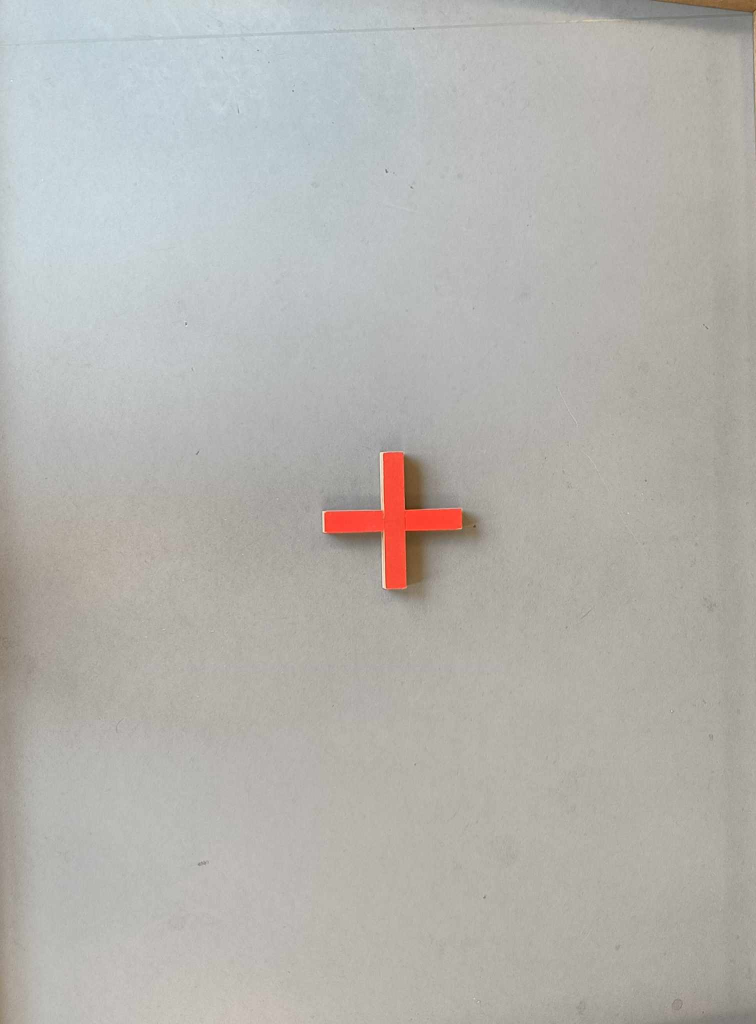
#> input picture cross.jpg, 1512 x 2048 px, given in place of the camera (shown at 1/2 size)
$ python copilot_test_2.py
#> lines starting #> are read from the running program, lines starting #| are printed output that depends on the picture; after the words box and inside, x2 and y2 are one past the last pixel; in counts of white or black regions, pixels touching at a corner belong together
import cv2
import numpy as np

# Function to adjust gamma
def adjust_gamma(image, gamma=1.0):
    invGamma = 1.0 / gamma
    table = np.array([((i / 255.0) ** invGamma) * 255 for i in np.arange(0, 256)]).astype("uint8")
    return cv2.LUT(image, table)

# Open the video capture
cap = cv2.VideoCapture(0, cv2.CAP_DSHOW)

while True:
    # Read a frame
    _, frame = cap.read()
#> frame is the input picture: shape (2048, 1512, 3); mean B, G, R 174.7, 179.3, 180.6

    # Convert the frame to HSV
    hsv = cv2.cvtColor(frame, cv2.COLOR_BGR2HSV)
#> hsv: shape (2048, 1512, 3); mean H, S, V 36.8, 15.9, 183.5

    # Calculate the color distribution
    color_dist = np.mean(hsv[:,:,1])
#> color_dist = 15.86

    # Adjust gamma based on color distribution
    if color_dist < 60:
        frame = adjust_gamma(frame, 2)  # Increase gamma for low color images
#> in adjust_gamma, `return cv2.LUT(image, table)`:
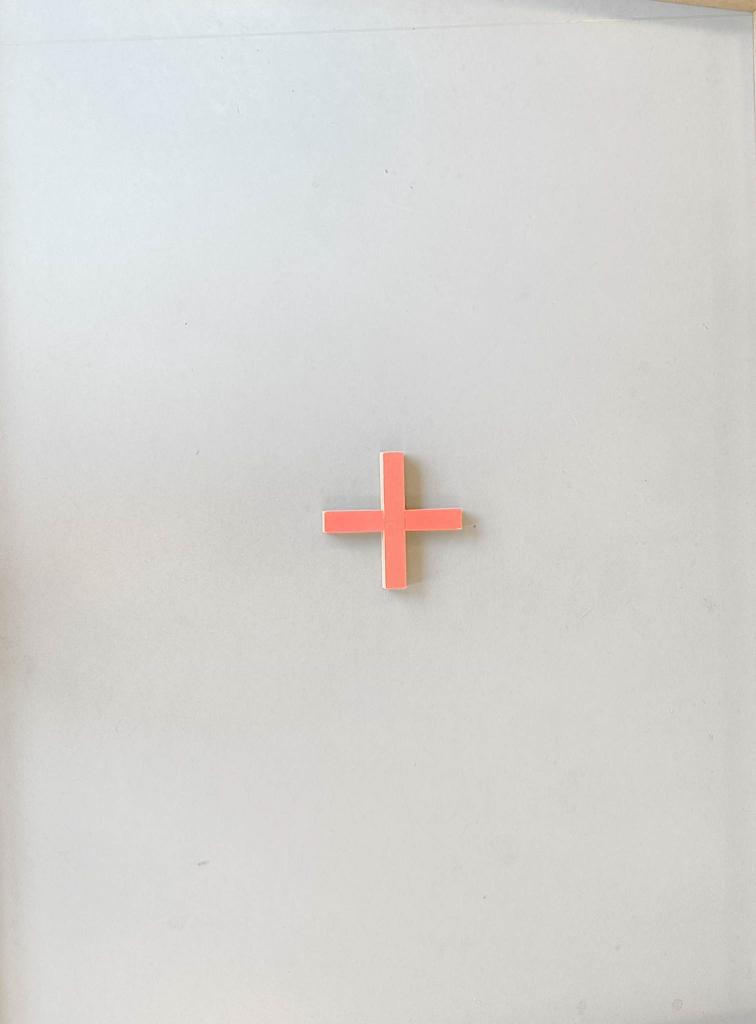
#> returned value: shape (2048, 1512, 3) (shown at 1/2 size); mean of channels 0, 1, 2 210, 213, 214; drawn as B, G, R
    elif color_dist > 190:
        frame = adjust_gamma(frame, 0.5)  # Decrease gamma for high color images

    # Define range for red color
    lower_red = np.array([0, 100, 100])
    upper_red = np.array([10, 255, 255])

    # Threshold the HSV image to get only red colors
    mask_red = cv2.inRange(hsv, lower_red, upper_red)
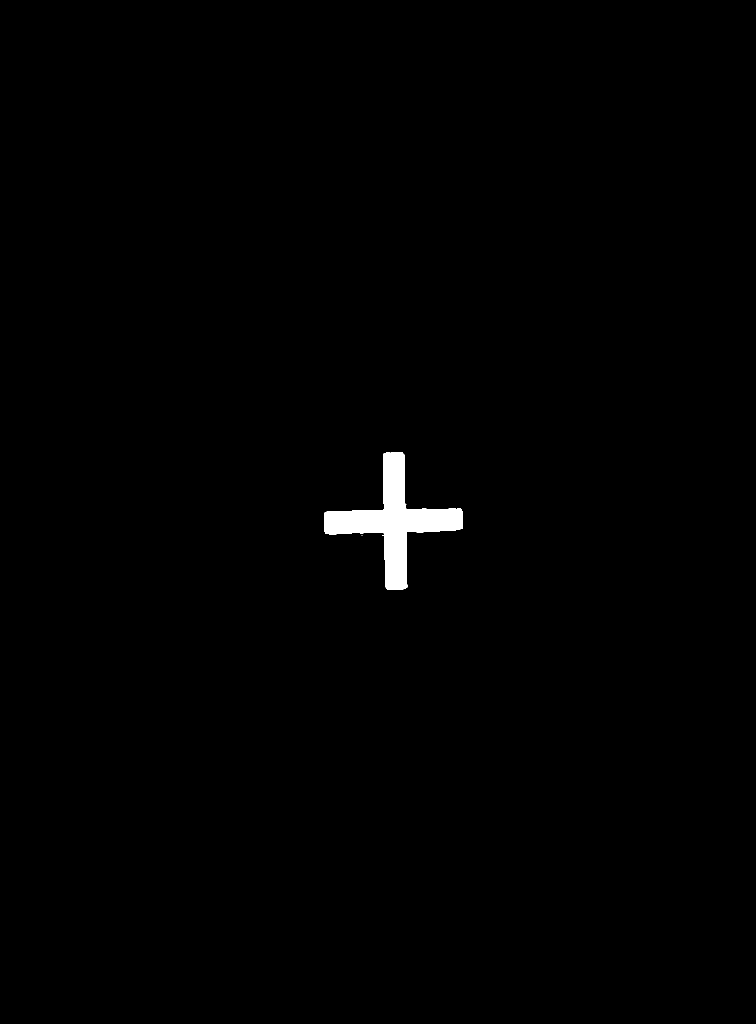
#> mask_red: shape (2048, 1512) (shown at 1/2 size); 0.73% white; 4 white regions (3 under 20 px)

    # Bitwise-AND mask and original image
    res_red = cv2.bitwise_and(frame, frame, mask=mask_red)

    # Find contours in the red mask
    contours_red, _ = cv2.findContours(mask_red, cv2.RETR_TREE, cv2.CHAIN_APPROX_SIMPLE)
#> contours_red = 4 contours, 3 with area under 20; largest, box (x1, y1, x2, y2) and area: (648, 904, 926, 1180) 21931

    # Draw all red contours
    for contour in contours_red:
        cv2.drawContours(frame, [contour], -1, (0, 0, 255), 3)  # Red color for contours
#> this loop made 4 passes
#> contour on passes 1 to 3: [[765, 1070], [764, 1071], [766, 1071], [766, 1070]], [[723, 1070], [724, 1070]], [[812, 1009]]
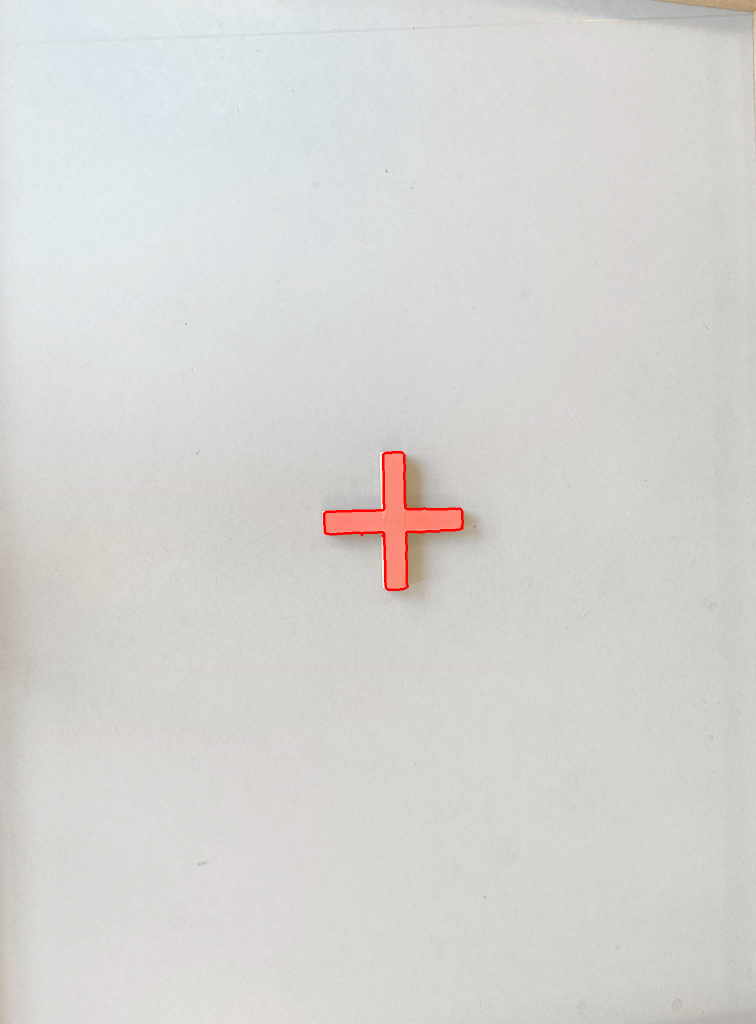
#> frame: shape (2048, 1512, 3) (shown at 1/2 size); 0.17% of pixels changed, all inside (x1, y1, x2, y2) = (646, 902, 928, 1182)

    # Define range for white color
    lower_white = np.array([0, 0, 212])
    upper_white = np.array([131, 255, 255])

    # Threshold the HSV image to get only white colors
    mask_white = cv2.inRange(hsv, lower_white, upper_white)
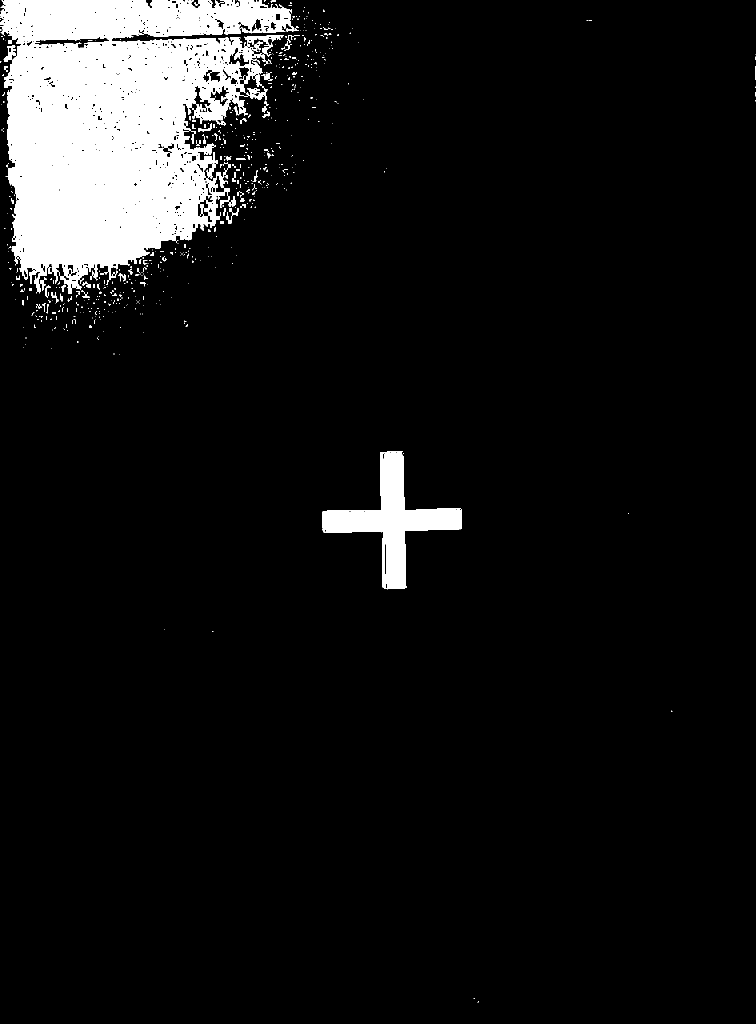
#> mask_white: shape (2048, 1512) (shown at 1/2 size); 7.9% white; 645 white regions (545 under 20 px)

    # Bitwise-AND mask and original image
    res_white = cv2.bitwise_and(frame, frame, mask=mask_white)
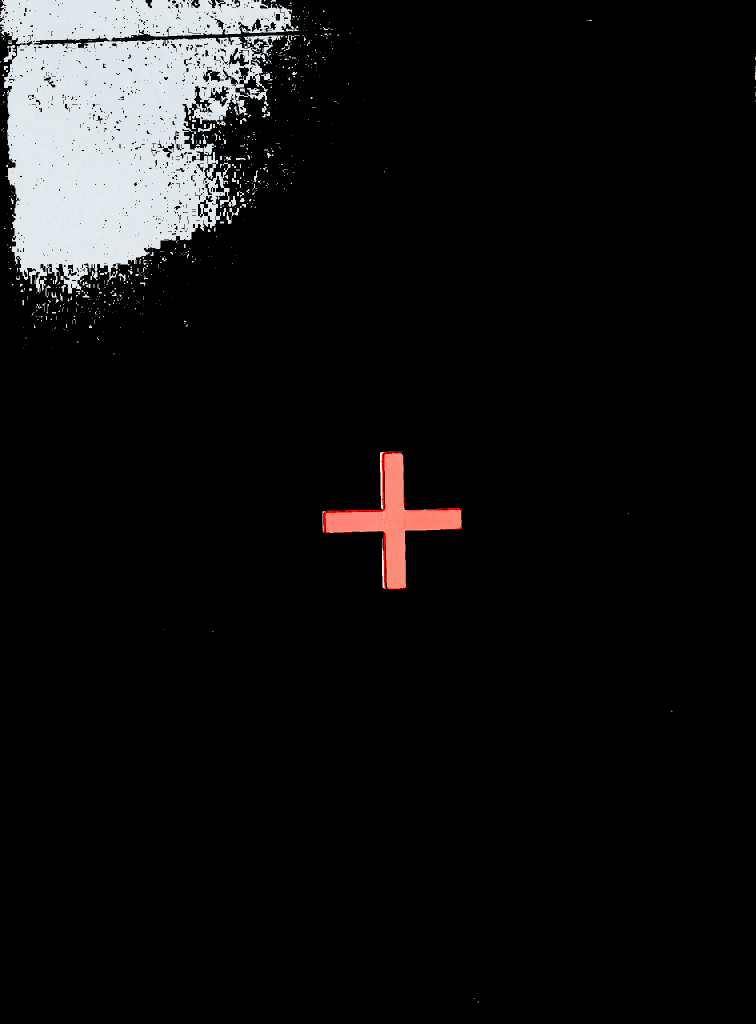
#> res_white: shape (2048, 1512, 3) (shown at 1/2 size); mean B, G, R 17.7, 17.5, 17.9

    # Find contours in the white mask
    contours_white, _ = cv2.findContours(mask_white, cv2.RETR_TREE, cv2.CHAIN_APPROX_SIMPLE)
#> contours_white = 1550 contours, 1314 with area under 20; largest, box (x1, y1, x2, y2) and area: (0, 0, 598, 587) 223432, (645, 903, 924, 1179) 21843, (470, 151, 532, 193) 1146, (415, 171, 459, 214) 736, (387, 171, 425, 226) 708

    # Filter out small or non-circular white contours
    for contour in contours_white:
        area = cv2.contourArea(contour)
        if area > 10:
            perimeter = cv2.arcLength(contour, True)
            circularity = 4 * np.pi * (area / (perimeter * perimeter))
            if 0.5 < circularity < 1.5:  # Less strict circularity check for balls
                cv2.drawContours(frame, [contour], -1, (255, 255, 255), 3)  # White color for balls
#> this loop made 1550 passes
#> (area, perimeter, circularity) on passes 8, 10, 11, 13, 19, 21, 22, 23, 30, 156, 157, 158: (21843, 1412.9, 0.137), (21, 22.49, 0.522), (37, 38.49, 0.314), (20, 23.66, 0.449), (37, 40.49, 0.284), (20, 22.49, 0.497), (35.5, 37.9, 0.311), (22, 25.66, 0.42), (261.5, 216.4, 0.0702), (35.5, 35.07, 0.363), (29, 35.66, 0.287), (20, 23.66, 0.449)
#> (area, perimeter) on pass 314: (43.5, 29.07)
#> frame: shape (2048, 1512, 3); 0.77% of pixels changed, all inside (x1, y1, x2, y2) = (2, 0, 919, 1067)

    # Show the frame
    cv2.imshow('Frame', frame)

    # Break the loop on 'q' key press
    if cv2.waitKey(1) & 0xFF == ord('q'):
#> (key q is pressed here)
        break

# Release the video capture and close all windows
cap.release()
cv2.destroyAllWindows()
